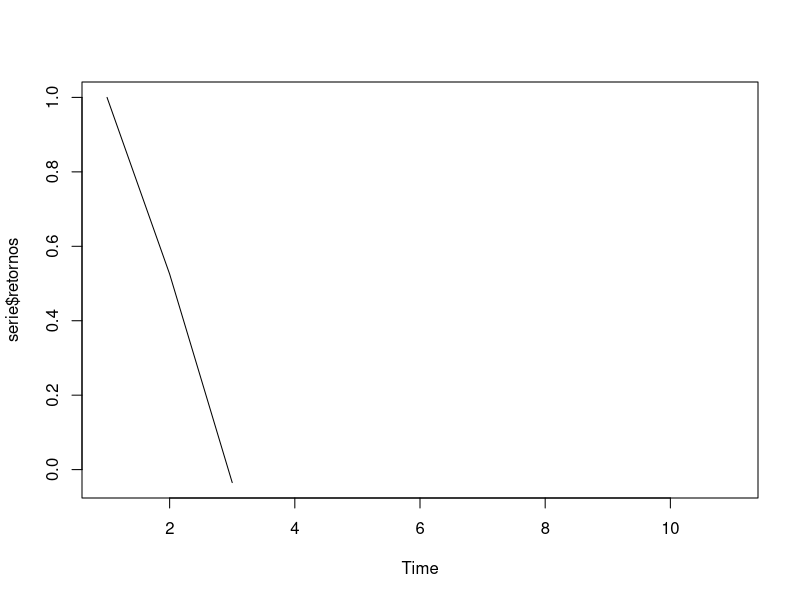
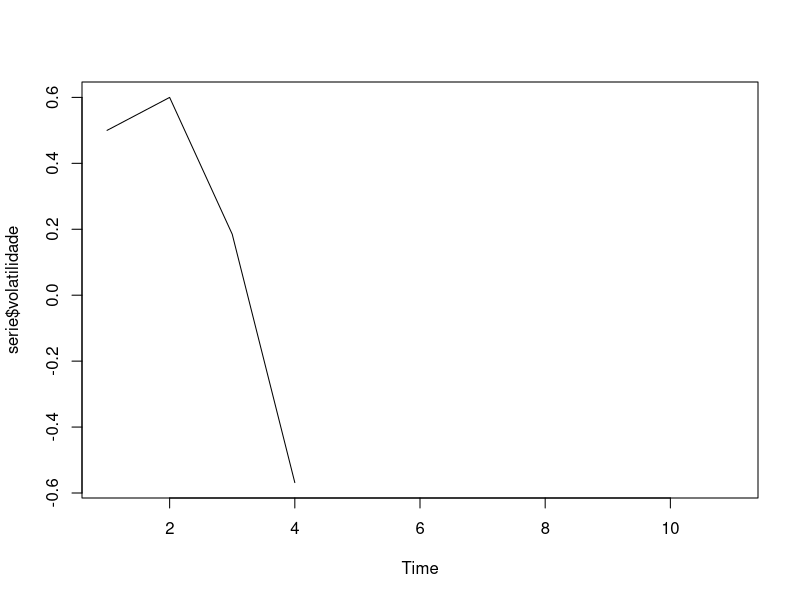

Generate these figures, in order, with R:
### Observacoes sobre a funcao
# k -> tamanho do vetor dos parametros que variam no tempo
# S -> matriz de cargas
# grad -> gradiente da log densidade
# mat_inf -> matriz informação (E[grad * grad'])


gas_sim <- function(omega, f="sigma", A, B, S = "Identity", n) {
  #' @param omega vetor de contantes
  #' @param f string: valor contendo qual parametro varia no tempo. Pode ser "mu", "sigma" ou "ambos".
  #' @param A lista de matrizes
  #' @param B lista de matrizes 
  #' @param n integer: Tamanho da serie simulada
  
  
  if (!f %in% c("sigma2", "mu", "ambos")){
    stop('o parametro f deve ser um entre "sigma", "mu" ou "ambos"')
  }
  
  order_max <- max(length(A), length(B))
  
  ## Modelando a média
  if(f == "mu"){ # Considero sigma2 = 1
    epsilon <- rnorm(n + order_max)
    mu <- rep(0, n)
    s <- rep(0, n)
    y <- rep(0, n)
    
    for(t in (order_max + 1):(n + order_max)){
      sum_A <- 0
      sum_B <- 0
      s[t-1] <- y[t-1] - mu[t-1]
      for(p in 1:length(A)){sum_A <- sum_A + A[p]*s[t - p]}
      #message(paste("soma A:", sum_A))
      for(q in 1:length(B)){sum_B <- sum_B + B[q]*mu[t - q]}
      #message(paste("soma B:", sum_B))
      mu[t] <- omega + sum_A + sum_B
      y[t] <- mu[t] + epsilon[t]
    }
    
    return(list(retornos = y, media = mu))
  }
  
  ## Modelando a variância
  if (f == "sigma2"){
    sigma2 <- rep(.5, n + order_max)
    s <- rep(0, n + order_max)
    y <- rep(1, n + order_max)
    epsilon <- rnorm(n + order_max)
    
    if (S == "Identity") {
      for (t in (order_max + 1):(n + order_max)) {
        sum_A <- 0
        sum_B <- 0
        s[t-1] <- (y[t-1]^2/(2*sigma2[t-1]^2)) - (1/(2*sigma2[t-1]))
        message(s[t-1])
        for(p in 1:length(A)){sum_A <- sum_A + A[p]*s[t - p]}
        message(paste("soma A:", sum_A))
        for(q in 1:length(B)){sum_B <- sum_B + B[q]*sigma2[t - q]}
        message(paste("soma B:", sum_B))
        sigma2[t] <- omega + sum_A + sum_B
        y[t] <- sqrt(sigma2[t])*epsilon[t]
      }
    }
    
    if (S == "Inv") {
      for (t in (order_max + 1):(n + order_max)) {
        sum_A <- 0
        sum_B <- 0
        s[t] <- (2*y[t]^2) - sigma2[t]
        for(p in 1:length(A)){sum_A <- sum_A + A[p]*s[t - p]}
        for(q in 1:length(B)){sum_B <- sum_B + B[p]*sigma2[t - p]}
        sigma2[t] <- omega + sum_A + sum_B
        y[t] <- sigma2[t]*epsilon[t]
      }
    }
    
    if (S == "SqrtInv") {
      for (t in (order_max + 1):(n + order_max)) {
        sum_A <- 0
        sum_B <- 0
        s[t] <- (sqrt(2)*y[t]^2/(sigma2[t])) - (sqrt(2)/2)
        for(p in 1:length(A)){sum_A <- sum_A + A[p]*s[t - p]}
        for(q in 1:length(B)){sum_B <- sum_B + B[p]*sigma2[t - p]}
        sigma2[t] <- omega + sum_A + sum_B
        y[t] <- sigma2[t]*epsilon[t]
      }
    }
    return(list(retornos=y, volatilidade=sigma2))
  }
  
  if (f == "ambos"){
    s <- rep(0, n)
    epsilon <- rnorm(n + order_max)
    y[t] <- rep(0, n)
    mu <- sigma2 <- rep(1, n)
    f <- list(mu=mu, sigma2=sigma2)
    
    if (S == "Identity") {
      for(t in (order_max + 1):(n + order_max)){
        # Matriz informação e gradiente
        mat_inf <- diag(2)
        grad <- c((y[t]/f$sigma2[t]) - f$mu[t],
                  ((y[t] - f$mu[t])^2/2*f$sigma2[t]^2) - (1/(2*f$sigma2[t])))
        s[t] <- mat_inf %*% grad
        
        sum_A <- 0
        sum_B <- 0
        for(p in 1:length(A)){sum_A <- sum_A + A[[p]]%*%s[t - p]}
        for(q in 1:length(B)){sum_B <- sum_B + B[[p]]%*%f$sigma2[t - p]}
        f$mu[t] <- omega[1] + sum_A[1] + sum_B[1]
        f$sigma2[t] <- omega[2] + sum_A[2] + sum_B[2]
        y[t] <- f$mu[t] + f$sigma2[t]*epsilon[t]
      }
    }
    
    if (S == "Inv") {
      for(t in 1:n){
        # Matriz informação e gradiente
        mat_inf <- matrix(c((f$mu[t]^2/f$sigma2[t]^2) + ((1 - 2*f$mu[t]^2)/f$sigma2[t]) + f$mu[t]^2, 
                            0, 0, 1), 
                          nrow = 2, byrow = T)
        grad <- c((y[t]/f$sigma2[t]) - f$mu[t],
                  ((y[t] - f$mu[t])^2/2*f$sigma2[t]^2) - (1/(2*f$sigma2[t])))
        s[t] <- solve(mat_inf) %*% grad
        
        sum_A <- 0
        sum_B <- 0
        for(p in 1:length(A)){sum_A <- sum_A + A[[p]]%*%s[t - p]}
        for(q in 1:length(B)){sum_B <- sum_B + B[[p]]%*%f$sigma2[t - p]}
        f$mu[t] <- omega[1] + sum_A[1] + sum_B[1]
        f$sigma2[t] <- omega[2] + sum_A[2] + sum_B[2]
        y[t] <- f$mu[t] + f$sigma2[t]*epsilon[t]
      }
    }
    
    if (S == "SqtrInv") {
      for(t in 1:n){
        # Matriz informação e gradiente
        mat_inf <- matrix(c((f$mu[t]^2/f$sigma2[t]^2) + ((1 - 2*f$mu[t]^2)/f$sigma2[t]) + f$mu[t]^2, 
                            0, 0, 1), 
                          nrow = 2, byrow = T)
        grad <- c((y[t]/f$sigma2[t]) - f$mu[t],
                  ((y[t] - f$mu[t])^2/2*f$sigma2[t]^2) - (1/(2*f$sigma2[t])))
        s[t] <- sqrt(solve(mat_inf)) %*% grad
        
        sum_A <- 0
        sum_B <- 0
        for(p in 1:length(A)){sum_A <- sum_A + A[[p]]%*%s[t - p]}
        for(q in 1:length(B)){sum_B <- sum_B + B[[p]]%*%f$sigma2[t - p]}
        f$mu[t] <- omega[1] + sum_A[1] + sum_B[1]
        f$sigma2[t] <- omega[2] + sum_A[2] + sum_B[2]
        y[t] <- f$mu[t] + f$sigma2[t]*epsilon[t]
      }
    }
  }
  return(list(y, f))
}

################################################################################
##############                      Testando                  ##################
################################################################################

## Media

## Volatilidade
omega <- .2; f <- "sigma2"; A <- .3; B <- .2; S <- "Identity"; n <- 10
serie <- gas_sim(omega, f, A, B, S, n)

ts.plot(serie$retornos)
ts.plot(serie$volatilidade)

## ambos





